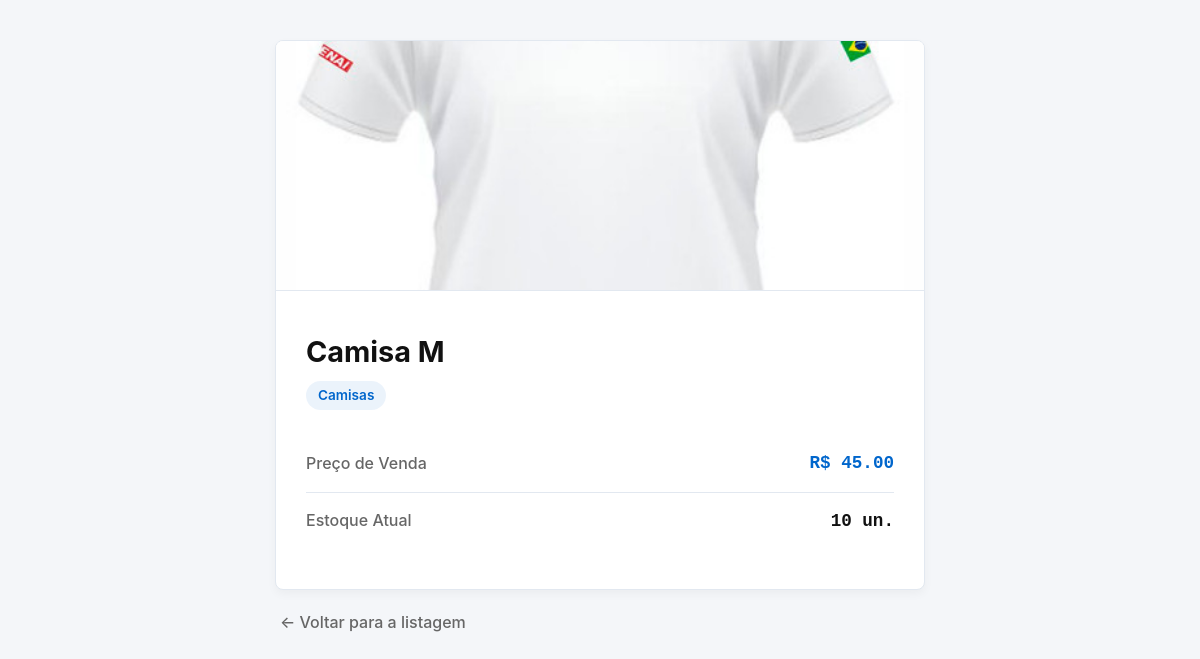
The page /produtos/1 (signed in) on the database its author committed.
### app/models/produto.py (models this page shows, shortened)
class Produto(Base):
    __tablename__ = "produtos"
    id = Column(Integer, primary_key=True, autoincrement=True, index=True)
    nome = Column(String(150), nullable=False, index=True)
    preco = Column(Float, nullable=False, default=0.0)
    estoque_atual = Column(Integer, nullable=False, default=0)
    ativo = Column(Boolean, default=True)
    imagem_path = Column(String(255), nullable=True)
    categoria_id = Column(Integer, ForeignKey("categorias.id", ondelete="SET NULL"), nullable=True)
    categoria = relationship("Categoria", back_populates="produtos")

### app/models/categoria.py (models this page shows)
class Categoria(Base):
    __tablename__ = "categorias"
    id = Column(Integer, primary_key=True, autoincrement=True, index=True)
    nome = Column(String(100), nullable=False, unique=True)
    ativo = Column(Boolean, default=True)
    produtos = relationship("Produto", back_populates="categoria", lazy="select")

### app/controllers/produto_controller.py (the view)
@router.get("/{produto_id}")
def detalhe_produto(
    produto_id: int,
    request: Request,
    db: Session = Depends(get_db),
    usuario = Depends(get_usuario_logado)
):
    produto = db.query(Produto).filter(
        Produto.id == produto_id,
        Produto.ativo == True
    ).first()
    if not produto:
        return RedirectResponse(url="/produtos", status_code=302)
    return templates.TemplateResponse(
        request,
        "produtos/detalhe.html",
        {"request": request, "usuario": usuario, "produto": produto}
    )

### app/templates/produtos/detalhe.html (shortened to what this page needs)
<!DOCTYPE html>
<html lang="pt-br">
<head>
</head>
<body>
    <div class="container">
        <article class="produto-card">
            <img src="{{ produto.imagem_url }}" alt="{{ produto.nome }}" class="produto-header-img">
            <div class="produto-conteudo">
                <h1>{{ produto.nome }}</h1>
                <span class="categoria-badge">
                    {{ produto.categoria.nome if produto.categoria else "Sem categoria" }}
                </span>
                <table>
                    <tbody>
                        <tr>
                            <td><strong>Preço de Venda</strong></td>
                            <td class="valor-destaque valor-preco" style="text-align: right;">
                                R$ {{ "%.2f"|format(produto.preco) }}
                            </td>
                        </tr>
                        <tr>
                            <td><strong>Estoque Atual</strong></td>
                            <td class="valor-destaque" style="text-align: right; color: #111;">
                                {{ produto.estoque_atual }} un.
                            </td>
                        </tr>
                    </tbody>
                </table>
            </div>
        </article>
        <div class="acoes-container">
            <a href="/produtos">← Voltar para a listagem</a>
        </div>
    </div>
</body>
</html>

### app/templates/produtos/detalhe.html (style rules this page uses)
:root { --primary: #0066cc; --primary-hover: #004da3; --bg-body: #f4f6f9; --bg-card: #ffffff; --text-main: #333333; --text-muted: #666666; --border-color: #e2e8f0; --success: #2e7d32; --success-bg: #e8f5e9; }
* { box-sizing: border-box; margin: 0; padding: 0; }
body { font-family: -apple-system, BlinkMacSystemFont, "Segoe UI", Roboto, Helvetica, Arial, sans-serif; background-color: var(--bg-body); color: var(--text-main); line-height: 1.6; padding: 40px 20px; }
.container { max-width: 650px; margin: 0 auto; }
.produto-card { background: var(--bg-card); border-radius: 8px; box-shadow: 0 4px 10px rgba(0, 0, 0, 0.04); border: 1px solid var(--border-color); overflow: hidden; margin-bottom: 20px; }
.produto-header-img { width: 100%; height: 250px; object-fit: cover; background-color: #fafafa; border-bottom: 1px solid var(--border-color); }
.produto-conteudo { padding: 30px; }
h1 { font-size: 1.8rem; color: #111111; margin-bottom: 6px; }
.categoria-badge { display: inline-block; font-size: 0.85rem; color: var(--primary); background-color: rgba(0, 102, 204, 0.08); padding: 4px 12px; border-radius: 999px; font-weight: 600; margin-bottom: 25px; }
table { width: 100%; border-collapse: collapse; margin-bottom: 10px; }
tr { border-bottom: 1px solid var(--border-color); }
tr:last-child { border-bottom: none; }
td { padding: 14px 0; font-size: 1rem; }
td strong { color: var(--text-muted); font-weight: 500; }
.valor-destaque { font-family: SFMono-Regular, Consolas, monospace; font-weight: 700; font-size: 1.1rem; }
.valor-preco { color: var(--primary); }
.acoes-container { display: flex; align-items: center; justify-content: space-between; margin-top: 10px; padding: 0 5px; }
a { color: var(--text-muted); text-decoration: none; font-weight: 500; transition: color 0.2s; }

### rows shown on the page
Produto: imagem_url (picture), nome "Camisa M", preco "45.00", estoque_atual "10"
Categoria: categoria "Camisas"
